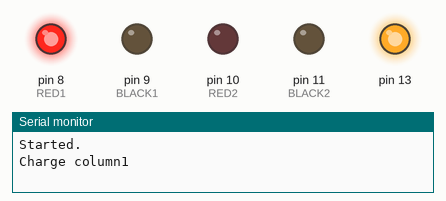
Simulated run of this sketch. Board: Arduino Uno, built with avr-gcc and run on an emulated ATmega328P. On the bench: output pins drawn as LEDs (lit = HIGH), the last lines printed to the serial monitor.

Above: at 1.05 s.
At 4.0 s:
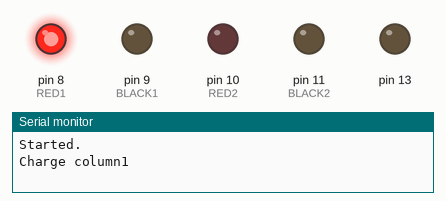
At 6.85 s:
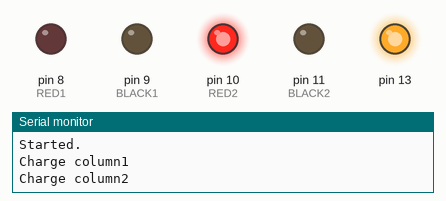
At 9.6 s:
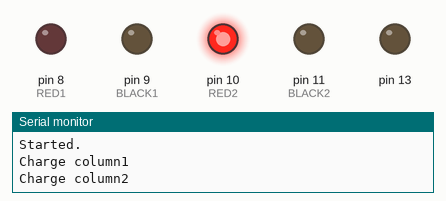
Timing chart, 0 to 15.6 s (numbered marks = the images above):
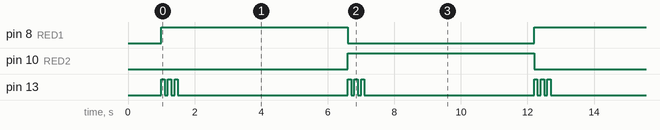

Measured:
- by itself, pin 8 (RED1), pin 10 (RED2): alternates HIGH for 5.6 s and LOW for 5.6 s
- by itself, pin 13: repeats every 5.6 s: 2 × (LOW 0.10 s, HIGH 0.10 s), LOW 5.1 s, HIGH 0.10 s
- by itself, everything shown: repeats every 11.2 s, in 12 steps

The sketch:

solenoid.ino
```cpp
#define RED1   8
#define BLACK1 9
#define RED2   10
#define BLACK2 11

#define T_ON 5000

void setup() {
  pinMode(RED1,OUTPUT);
  pinMode(BLACK1,OUTPUT);
  pinMode(RED2,OUTPUT);
  pinMode(BLACK2,OUTPUT);
  pinMode(13,OUTPUT);

  digitalWrite(RED1,LOW);
  digitalWrite(BLACK1,LOW);
  digitalWrite(RED2,LOW);
  digitalWrite(BLACK2,LOW);

  Serial.begin(9600);
  delay(1000);
  Serial.println("Started.");
}

void loop() {
  Serial.println("Charge column1");
  digitalWrite(RED1,HIGH);
  digitalWrite(BLACK1,LOW);
  digitalWrite(RED2,LOW);
  digitalWrite(BLACK2,LOW);
  myblink();
  delay(T_ON);


  Serial.println("Charge column2");
  digitalWrite(RED1,LOW);
  digitalWrite(BLACK1,LOW);
  digitalWrite(RED2,HIGH);
  digitalWrite(BLACK2,LOW);
  myblink();
  delay(T_ON);
}

void myblink(){
  digitalWrite(13,HIGH);
  delay(100);
  digitalWrite(13,LOW);
  delay(100);

  digitalWrite(13,HIGH);
  delay(100);
  digitalWrite(13,LOW);
  delay(100);

  digitalWrite(13,HIGH);
  delay(100);
  digitalWrite(13,LOW);
  delay(100);
}
```
